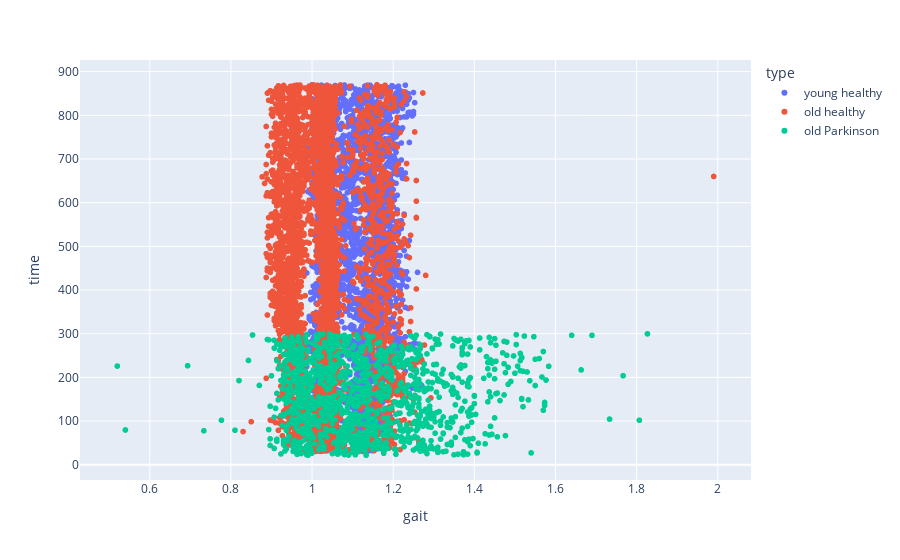

The cell this chart's notebook holds for it:
### Markdown cell above
#3

### Code cell
px.scatter(all, x='gait', y='time', color='type')

### Figure 1 — Plotly figure (JSON) as saved in the notebook; plotly's stock layout.template omitted (floating-point values rounded to 4 significant figures; data arrays with more than 128 entries replaced by an {"elided": "..."} marker saying what was removed)
{"data": [{"hovertemplate": "type=young healthy<br>gait=%{x}<br>time=%{y}<extra></extra>", "legendgroup": "young healthy", "marker": {"color": "#636efa", "symbol": "circle"}, "mode": "markers", "name": "young healthy", "showlegend": true, "type": "scattergl", "x": {"elided": "3813 float values"}, "xaxis": "x", "y": {"elided": "3813 float values"}, "yaxis": "y"}, {"hovertemplate": "type=old healthy<br>gait=%{x}<br>time=%{y}<extra></extra>", "legendgroup": "old healthy", "marker": {"color": "#EF553B", "symbol": "circle"}, "mode": "markers", "name": "old healthy", "showlegend": true, "type": "scattergl", "x": {"elided": "4110 float values"}, "xaxis": "x", "y": {"elided": "4110 float values"}, "yaxis": "y"}, {"hovertemplate": "type=old Parkinson<br>gait=%{x}<br>time=%{y}<extra></extra>", "legendgroup": "old Parkinson", "marker": {"color": "#00cc96", "symbol": "circle"}, "mode": "markers", "name": "old Parkinson", "showlegend": true, "type": "scattergl", "x": {"elided": "1221 float values"}, "xaxis": "x", "y": {"elided": "1221 float values"}, "yaxis": "y"}], "layout": {"legend": {"title": {"text": "type"}, "tracegroupgap": 0}, "margin": {"t": 60}, "xaxis": {"anchor": "y", "domain": [0, 1], "title": {"text": "gait"}}, "yaxis": {"anchor": "x", "domain": [0, 1], "title": {"text": "time"}}}}
